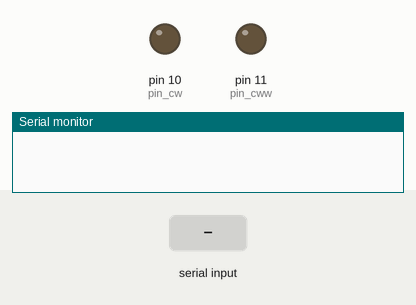
This sketch was run on a simulated Arduino Uno, built with avr-gcc and run on an emulated ATmega328P. On the bench: output pins drawn as LEDs (lit = HIGH), the last lines printed to the serial monitor. The test bench sets the inputs (shaded band).

Above: at 1.2 s.
1.3 s: "a" received over Serial
At 2.0 s:
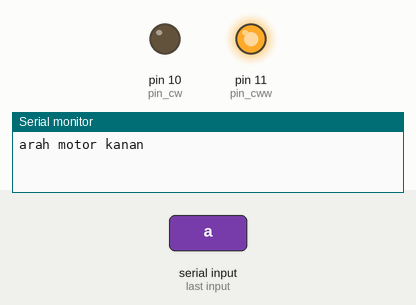
2.8 s: "b" received over Serial
At 3.1 s:
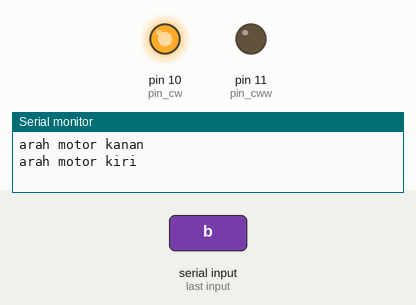
4.3 s: "c" received over Serial
At 5.5 s:
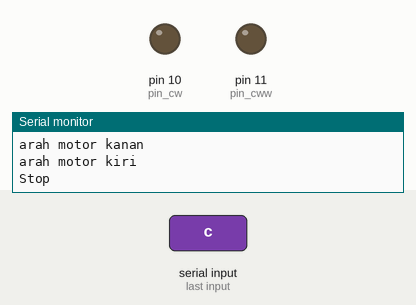
Timing chart, 0 to 7.3 s (numbered marks = the images above; inputs shaded):
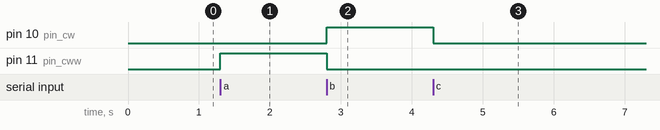

Measured:
- after the input at 1.3 s, pin 11 (pin_cww): LOW → HIGH at once
- after the input at 2.8 s, pin 10 (pin_cw): LOW → HIGH at once; pin 11 (pin_cww): HIGH → LOW at once
- after the input at 4.3 s, pin 10 (pin_cw): HIGH → LOW at once

The sketch:

driver_motor_test.ino
```cpp
#define pin_cw 10
#define pin_cww 11
void setup() {
  // put your setup code here, to run once:
pinMode(pin_cw,OUTPUT);
pinMode(pin_cww,OUTPUT);
Serial.begin(9600);
}

void loop() {
  // put your main code here, to run repeatedly:
if(Serial.available()){
  int inByte = Serial.read();
  if(inByte == 'a')
  {digitalWrite(pin_cww,HIGH);
  digitalWrite(pin_cw,LOW);
  Serial.println("arah motor kanan");
  }

  if(inByte == 'b')
  {digitalWrite(pin_cw,HIGH);
  digitalWrite(pin_cww,LOW);
  Serial.println("arah motor kiri");
}

  if(inByte == 'c')
  {digitalWrite(pin_cw,LOW);
  digitalWrite(pin_cww,LOW);
  Serial.println("Stop");
}
  }
}
```
